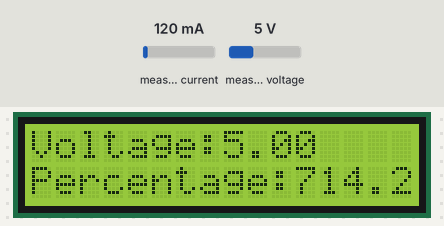
Recording of a sketch running on a simulated Arduino Uno, built for the host (arithmetic inside an expression is 32-bit, double 64-bit). Shown: 16×2 character LCD. The inputs (shaded band) are chosen by the test bench; at power-on: measured voltage 5 V, measured current 120 mA. What the sketch prints to the serial monitor is not drawn.

Above: at 1.2 s.
1.3 s: measured voltage set to 0.3 V
At 4.3 s:
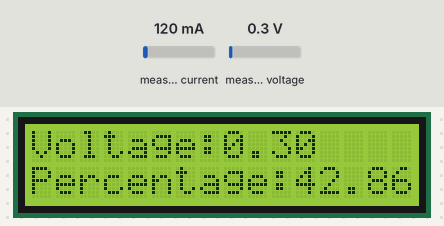
4.8 s: measured voltage set to 3.8 V
At 7.6 s:
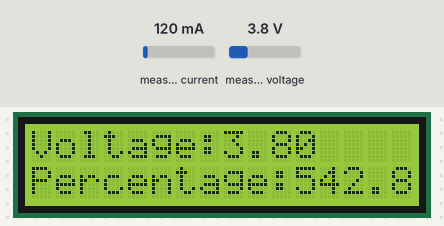
7.9 s: measured voltage set to 7.5 V
At 10.9 s:
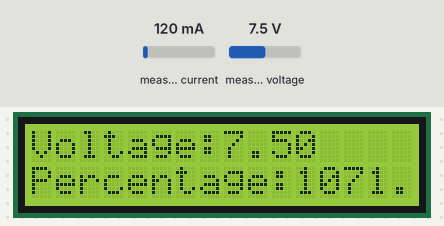
Timing chart, 0 to 12.4 s (numbered marks = the images above; inputs shaded):
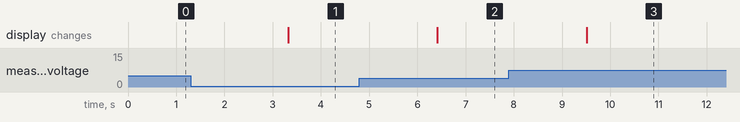

The sketch:

Voltage.ino
```cpp
#include <Wire.h>
#include <LiquidCrystal_I2C.h>
LiquidCrystal_I2C lcd(0x27,16,2);
#include <INA226_WE.h>
#define I2C_ADDRESS 0x40

INA226_WE ina226(I2C_ADDRESS);
// INA226_WE ina226 = INA226_WE(); // Alternative: sets default address 0x40

void setup() {
  Serial.begin(9600);
  lcd.init();
  // turn on LCD backlight
  lcd.backlight();
  Wire.begin();
  // default parameters are set - for change check the other examples
  ina226.init();
  Serial.println("INA226 Current Sensor Example Sketch - PowerDown");
  Serial.println("Continuous Sampling starts");
  Serial.println();
}

void loop() {
  for(int i=0; i<5; i++){
    continuousSampling();
    delay(3000);
  }

  Serial.println("Power down for 7s");
  ina226.powerDown();
  for(int i=0; i<7; i++){
    Serial.print(".");
    delay(1000);
  }

  Serial.println("Power up!");
  Serial.println("");
  ina226.powerUp();
}

void continuousSampling(){
  float shuntVoltage_mV = 0.0;
  float loadVoltage_V = 0.0;
  float busVoltage_V = 0.0;
  float current_mA = 0.0;
  float power_mW = 0.0;
  float res=0.0;
  float pes=0.0;

  ina226.readAndClearFlags();
  shuntVoltage_mV = ina226.getShuntVoltage_mV();
  busVoltage_V = ina226.getBusVoltage_V();
  current_mA = ina226.getCurrent_mA();
  power_mW = ina226.getBusPower();
  loadVoltage_V  = busVoltage_V + (shuntVoltage_mV/1000);

  Serial.print("Shunt Voltage [mV]: "); Serial.println(shuntVoltage_mV);
  Serial.print("Bus Voltage [V]: "); Serial.println(busVoltage_V);
  lcd.setCursor ( 0 , 0);lcd.print("Voltage:");lcd.print(busVoltage_V);
  Serial.print("Load Voltage [V]: "); Serial.println(loadVoltage_V);
  Serial.print("Current[mA]: "); Serial.println(current_mA);
  res= busVoltage_V /0.07;
  pes=res*10;
  lcd.setCursor ( 0 , 1);lcd.print("Percentage:");lcd.print(pes);lcd.print("%");
  Serial.print("Bus Power [mW]: "); Serial.println(power_mW);
  if(!ina226.overflow){
    Serial.println("Values OK - no overflow");
  }
  else{
    Serial.println("Overflow! Choose higher current range");
  }
  Serial.println();
}
```

Measured:
- after the input at 1.3 s, the display: changes after 2.0 s (image 1)
- after the input at 4.8 s, the display: changes after 1.6 s (image 2)
- after the input at 7.9 s, the display: changes after 1.6 s (image 3)
